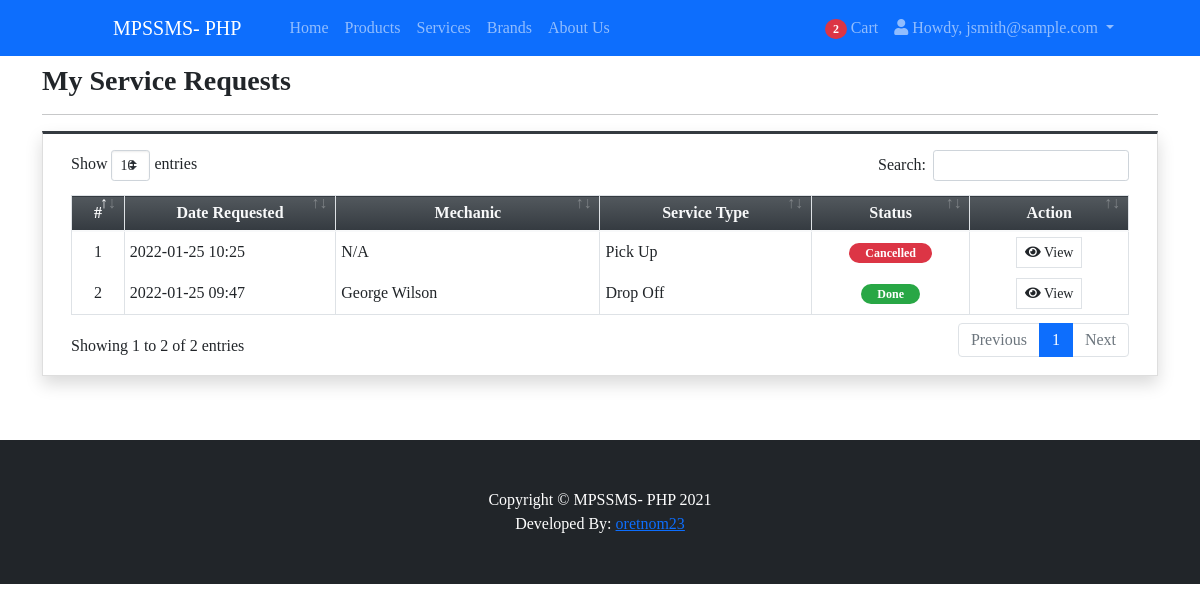
Page /?p=my_services (signed in) on the committed database.
### tables this page shows
CREATE TABLE `service_requests` (
  `id` int(30) NOT NULL,
  `client_id` int(30) NOT NULL,
  `service_type` text NOT NULL,
  `mechanic_id` int(30) DEFAULT NULL,
  `status` tinyint(1) NOT NULL DEFAULT 0,
  `date_created` datetime NOT NULL DEFAULT current_timestamp()
);

### classes/DBConnection.php (called while the page is built, shortened)
<?php
class DBConnection{
    private $host = DB_SERVER;
    private $username = DB_USERNAME;
    private $password = DB_PASSWORD;
    private $database = DB_NAME;
    public $conn;
    public function __construct(){
        if (!isset($this->conn)) {
            $this->conn = new mysqli($this->host, $this->username, $this->password, $this->database);
        }
    }
}
?>

### classes/SystemSettings.php (called while the page is built, shortened)
<?php
class SystemSettings extends DBConnection{
	function userdata($field = ''){
		if(!empty($field)){
			if(isset($_SESSION['userdata'][$field]))
				return $_SESSION['userdata'][$field];
			else
				return null;
		}else{
			return false;
		}
	}
}
$_settings = new SystemSettings();
?>

### my_services.php (the view, shortened to what this page needs)
<div class="content py-5 mt-3">
    <div class="container">
        <h3><b>My Service Requests</b></h3>
        <hr>
        <div class="card card-outline card-dark shadow rounded-0">
            <div class="card-body">
                <div class="container-fluid">
                    <table class="table table-stripped table-bordered">
                        <colgroup>
                            <col width="5%">
                            <col width="20%">
                            <col width="25%">
                            <col width="20%">
                            <col width="15%">
                            <col width="15%">
                        </colgroup>
                        <thead>
                            <tr class="bg-gradient-dark text-light">
                                <th class="text-center">#</th>
                                <th class="text-center">Date Requested</th>
                                <th class="text-center">Mechanic</th>
                                <th class="text-center">Service Type</th>
                                <th class="text-center">Status</th>
                                <th class="text-center">Action</th>
                            </tr>
                        </thead>
                        <tbody>
                            <?php
                            $i = 1;
                            $mechanic = $conn->query("SELECT * FROM mechanics_list where id in (SELECT mechanic_id FROM `service_requests` where client_id = '{$_settings->userdata('id')}')");
                            $mechanic_arr = array_column($mechanic->fetch_all(MYSQLI_ASSOC),'name','id');
                            $orders = $conn->query("SELECT * FROM `service_requests` where client_id = '{$_settings->userdata('id')}' order by unix_timestamp(date_created) desc ");
                            while($row = $orders->fetch_assoc()):
                            ?>
                                <tr>
                                    <td class="text-center"><?= $i++ ?></td>
                                    <td><?= date("Y-m-d H:i", strtotime($row['date_created'])) ?></td>
                                    <td><p class="truncate-1 m-0"><?= isset($mechanic_arr[$row['mechanic_id']]) ? $mechanic_arr[$row['mechanic_id']] : "N/A" ?></p></td>
                                    <td class=""><?= $row['service_type'] ?></td>
                                    <td class="text-center">
                                        <?php if($row['status'] == 1): ?>
                                        <span class="badge badge-primary rounded-pill px-3">Confirmed</span>
                                        <?php elseif($row['status'] == 2): ?>
                                            <span class="badge badge-warning rounded-pill px-3">On-progress</span>
                                        <?php elseif($row['status'] == 3): ?>
                                            <span class="badge badge-success rounded-pill px-3">Done</span>
                                        <?php elseif($row['status'] == 4): ?>
                                            <span class="badge badge-danger rounded-pill px-3">Cancelled</span>
                                        <?php else: ?>
                                            <span class="badge badge-secondary rounded-pill px-3">Pending</span>
                                        <?php endif; ?>
                                    </td>
                                    <td class="text-center">
                                        <button class="btn btn-flat btn-sm btn-default border view_data" type="button" data-id="<?= $row['id'] ?>"><i class="fa fa-eye"></i> View</button>
                                    </td>
                                </tr>
                            <?php endwhile; ?>
                        </tbody>
                    </table>
                </div>
            </div>
        </div>
    </div>
</div>

### rows in the picture
service_requests: date_created "2022-01-25 10:25", shows "N/A", service_type "Pick Up", status "Cancelled"
service_requests: date_created "2022-01-25 09:47", mechanic "George Wilson", service_type "Drop Off", status "Done"

### other values in the picture
$_settings->info('short_name') "MPSSMS- PHP"
$cart_count "2"
$_settings->userdata('email') "jsmith@sample.com"
